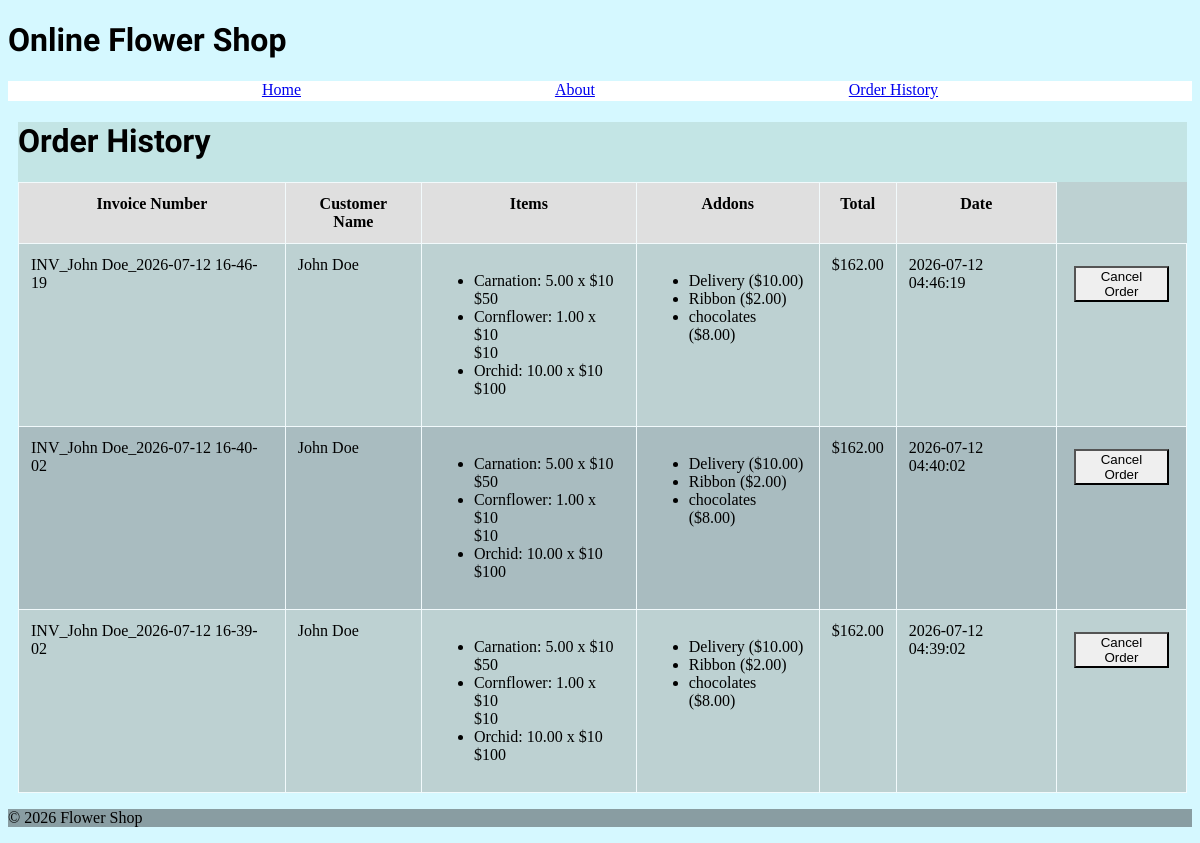
Before: /order with the older database file.
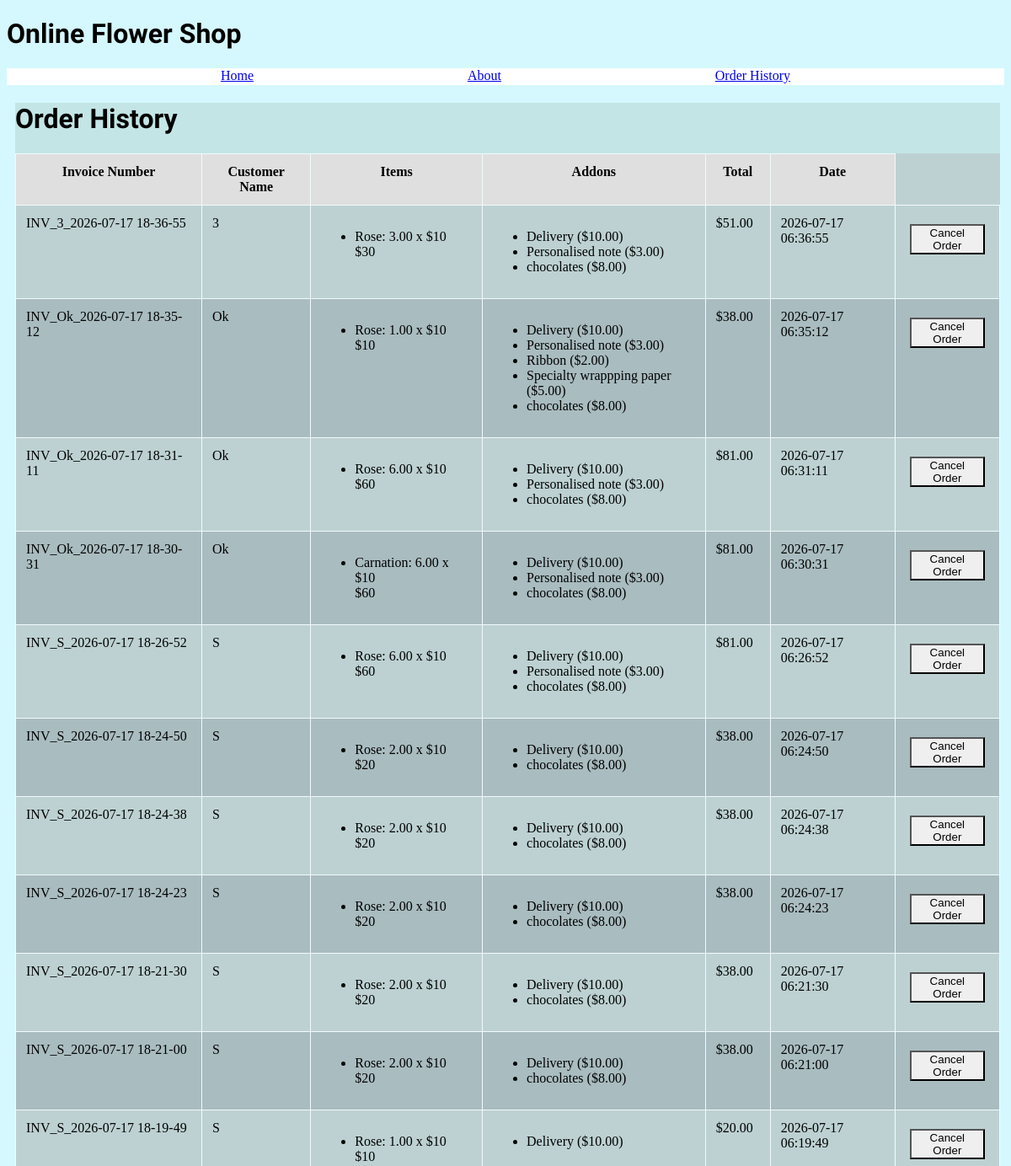
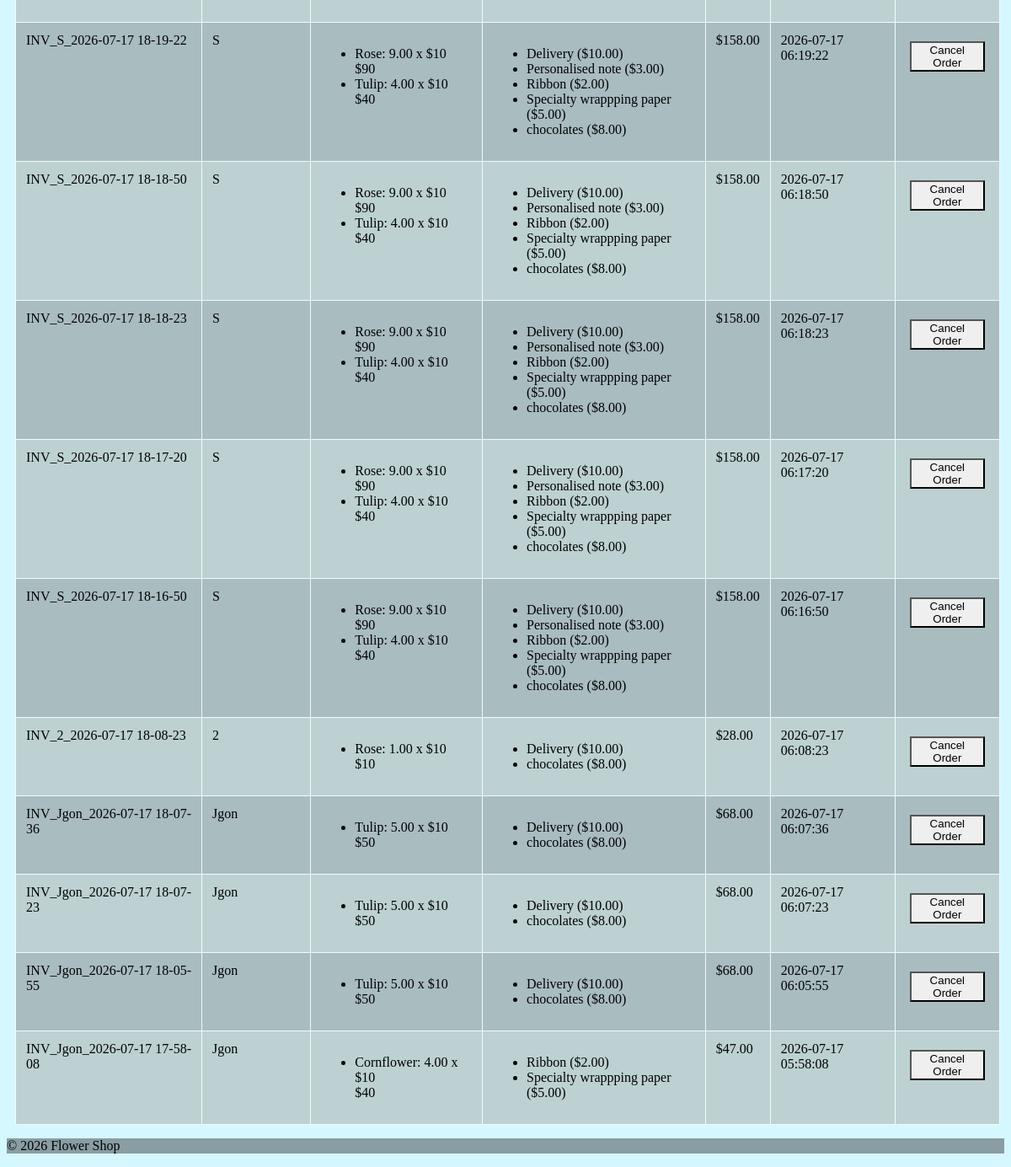
After: the same page with the newer database file (2 pictures, top to bottom).
### tables this page shows
CREATE TABLE orders (
                order_id INTEGER PRIMARY KEY AUTOINCREMENT,
                invoice_number TEXT,
                customer_name TEXT,
                items TEXT,
                addons TEXT,
                total REAL,
                discount_applied BOOLEAN, 
                date TIMESTAMP DEFAULT CURRENT_TIMESTAMP
            );

### app.py (the view)
@app.route('/order')
def order_history():
    with sqlite3.connect('flower_shop.db') as conn:
        cursor = conn.cursor()
        cursor.execute('SELECT * FROM orders ORDER BY date DESC')
        rows = cursor.fetchall()
        orders = []
        for row in rows:
            orders.append({
                'order_id': row[0],
                'invoice_number': row[1],
                'customer_name': row[2],
                'items': json.loads(row[3]),
                'addons': json.loads(row[4]),
                'total': row[5],
                'discount_applied': bool(row[6]),
                'date': row[7]
            })
    return render_template("order_history.html", orders=orders)

### templates/order_history.html (shortened to what this page needs)
{% extends "base.html" %}
{% block content %}
    <!DOCTYPE html>
    <html lang="en">
    <head>
        <link rel="stylesheet" href="{{ url_for('static', filename='css/style.css') }}">
    </head>
        <header>
            <h1 id="mainhead" >Order History</h1>
        </header>
        {% if orders %}
            <table>
                <thead>
                    <tr>
                        <th>Invoice Number</th>
                        <th>Customer Name</th>
                        <th>Items</th>
                        <th>Addons</th>
                        <th>Total</th>
                        <th>Date</th>
                    </tr>
                </thead>
                <tbody>
                    {% for order in orders %}
                        <tr>
                            <td>{{ order['invoice_number'] }}</td>
                            <td>{{ order['customer_name'] }}</td>
                            <td> <ul>
                                {% for item, details in order['items'].items() %}
                                    <li> {{ item }}: {{ '%.2f' % details['quantity'] }} x ${{ details['price'] }} <br>
                                    ${{ details['quantity'] * details['price'] }}
                                    </li>
                                {% endfor %}
                            </ul></td>
                            <td>
                                <ul>
                                    {% for addon, details in order['addons'].items() %}
                                        <li> {{ addon }} (${{ '%.2f' % details }}) </li>
                                    {% endfor %}
                                </ul>
                            </td>
                            <td>${{ "%.2f" % (order['total']) }}</td>
                            <td>{{ order['date'] }}</td>
                            <td>
                            <form action="{{ url_for('cancel_saved_order', order_id=order.order_id) }}" method="post">
                                <button type="submit" id="submit" onclick="return confirm('Are you sure you want to cancel this order?');">Cancel Order</button>
                            </form>
                        </td>
                        </tr>
                    {% endfor %}
                </tbody>
            </table>
        {% else %}
            <p> No past orders found. </p>
        {% endif %}
{% endblock %}

### templates/base.html (shortened to what this page needs)
<!DOCTYPE html>
<html lang="en">
<head>
    <link rel="stylesheet" href="{{ url_for('static', filename='css/style.css') }}">
</head>
<body>
    <header>
        <h1 id="mainhead" id="title">Online Flower Shop</h1>
        <nav>
            <a href="{{ url_for('index') }}">Home</a>
            <a href="{{url_for('about') }}">About</a>
            <a href="{{ url_for('order_history') }}">Order History</a>
        </nav>
    </header>
    <main>
        {% block content %}{% endblock %}
    </main>
    <footer>
        <p>&copy; 2026 Flower Shop</p>
    </footer>
</body>
</html>

### Static/css/style.css (style rules this page uses)
@media screen and (min-width:300px) and (min-height:100px) { body { background-color: rgb(213, 248, 255); } }
@media screen and (min-width:300px) and (min-height:100px) { nav { display: flex; justify-content: space-evenly; height:20px; background-color: rgb(255, 255, 255); border: solid groove; border-color: black; border-width: 10px; } }
@media screen and (min-width:300px) and (min-height:100px) { main { background-color: rgba(163, 193, 183, 0.355); margin: 10px 5px 10px 10px } }
@media screen and (min-width:300px) and (min-height:100px) { #mainhead { text-decoration: wavy; text-decoration-color: aliceblue; font-family: "Saira", sans-serif; font-optical-sizing: auto; font-weight: 520; font-style: normal; font-variation-settings: "wdth" 112.5; } }
@media screen and (min-width:300px) and (min-height:100px) { #submit { border: solid groove; border-color: black; margin: 10px 5px 10px 5px; } }
@media screen and (min-width:300px) and (min-height:100px) { footer { background-color: rgb(137, 157, 162); border: solid groove; } }
@media screen and (min-width:300px) and (min-height:100px) { Table { width: 100%; border-collapse: collapse; background-color: rgb(189, 209, 210); } }
@media screen and (min-width:300px) and (min-height:100px) { th, td { padding: 12px; border: 1px,solid, rgb(242, 250, 252); vertical-align: top; } }
@media screen and (min-width:300px) and (min-height:100px) { th { background-color: rgb(223, 223, 223); } }
@media screen and (min-width:300px) and (min-height:100px) { tr:nth-child(even) { background-color: rgb(169, 188, 192); } }

Changed rows visible on the page:
removed orders: invoice_number "INV_John Doe_2026-07-12 16-46-19", customer_name "John Doe", items "Carnation" "Cornflower" "Orchid", quantity "5.00" "1.00" "10.00", price "10" "10" "10", details "50" "10" "100", items "Delivery" "Ribbon" "chocolates", details "10.00" "2.00" "8.00", total "162.00", date "2026-07-12 04:46:19"
removed orders: invoice_number "INV_John Doe_2026-07-12 16-40-02", customer_name "John Doe", items "Carnation" "Cornflower" "Orchid", quantity "5.00" "1.00" "10.00", price "10" "10" "10", details "50" "10" "100", items "Delivery" "Ribbon" "chocolates", details "10.00" "2.00" "8.00", total "162.00", date "2026-07-12 04:40:02"
removed orders: invoice_number "INV_John Doe_2026-07-12 16-39-02", customer_name "John Doe", items "Carnation" "Cornflower" "Orchid", quantity "5.00" "1.00" "10.00", price "10" "10" "10", details "50" "10" "100", items "Delivery" "Ribbon" "chocolates", details "10.00" "2.00" "8.00", total "162.00", date "2026-07-12 04:39:02"
added orders: invoice_number "INV_3_2026-07-17 18-36-55", customer_name "3", items "Rose", quantity "3.00", price "10", details "30", items "Delivery" "Personalised note" "chocolates", details "10.00" "3.00" "8.00", total "51.00", date "2026-07-17 06:36:55"
added orders: invoice_number "INV_Ok_2026-07-17 18-35-12", customer_name "Ok", items "Rose", quantity "1.00", price "10", details "10", items "Delivery" "Personalised note" "Ribbon" "Specialty wrappping paper" "chocolates", details "10.00" "3.00" "2.00" "5.00" "8.00", total "38.00", date "2026-07-17 06:35:12"
added orders: invoice_number "INV_Ok_2026-07-17 18-31-11", customer_name "Ok", items "Rose", quantity "6.00", price "10", details "60", items "Delivery" "Personalised note" "chocolates", details "10.00" "3.00" "8.00", total "81.00", date "2026-07-17 06:31:11"
added orders: invoice_number "INV_Ok_2026-07-17 18-30-31", customer_name "Ok", items "Carnation", quantity "6.00", price "10", details "60", items "Delivery" "Personalised note" "chocolates", details "10.00" "3.00" "8.00", total "81.00", date "2026-07-17 06:30:31"
added orders: invoice_number "INV_S_2026-07-17 18-26-52", customer_name "S", items "Rose", quantity "6.00", price "10", details "60", items "Delivery" "Personalised note" "chocolates", details "10.00" "3.00" "8.00", total "81.00", date "2026-07-17 06:26:52"
added orders: invoice_number "INV_S_2026-07-17 18-24-50", customer_name "S", items "Rose", quantity "2.00", price "10", details "20", items "Delivery" "chocolates", details "10.00" "8.00", total "38.00", date "2026-07-17 06:24:50"
added orders: invoice_number "INV_S_2026-07-17 18-24-38", customer_name "S", items "Rose", quantity "2.00", price "10", details "20", items "Delivery" "chocolates", details "10.00" "8.00", total "38.00", date "2026-07-17 06:24:38"
added orders: invoice_number "INV_S_2026-07-17 18-24-23", customer_name "S", items "Rose", quantity "2.00", price "10", details "20", items "Delivery" "chocolates", details "10.00" "8.00", total "38.00", date "2026-07-17 06:24:23"
added orders: invoice_number "INV_S_2026-07-17 18-21-30", customer_name "S", items "Rose", quantity "2.00", price "10", details "20", items "Delivery" "chocolates", details "10.00" "8.00", total "38.00", date "2026-07-17 06:21:30"
added orders: invoice_number "INV_S_2026-07-17 18-21-00", customer_name "S", items "Rose", quantity "2.00", price "10", details "20", items "Delivery" "chocolates", details "10.00" "8.00", total "38.00", date "2026-07-17 06:21:00"
added orders: invoice_number "INV_S_2026-07-17 18-19-49", customer_name "S", items "Rose", quantity "1.00", price "10", details "10", items "Delivery", details "10.00", total "20.00", date "2026-07-17 06:19:49"
added orders: invoice_number "INV_S_2026-07-17 18-19-22", customer_name "S", items "Rose" "Tulip", quantity "9.00" "4.00", price "10" "10", details "90" "40", items "Delivery" "Personalised note" "Ribbon" "Specialty wrappping paper" "chocolates", details "10.00" "3.00" "2.00" "5.00" "8.00", total "158.00", date "2026-07-17 06:19:22"
added orders: invoice_number "INV_S_2026-07-17 18-18-50", customer_name "S", items "Rose" "Tulip", quantity "9.00" "4.00", price "10" "10", details "90" "40", items "Delivery" "Personalised note" "Ribbon" "Specialty wrappping paper" "chocolates", details "10.00" "3.00" "2.00" "5.00" "8.00", total "158.00", date "2026-07-17 06:18:50"
added orders: invoice_number "INV_S_2026-07-17 18-18-23", customer_name "S", items "Rose" "Tulip", quantity "9.00" "4.00", price "10" "10", details "90" "40", items "Delivery" "Personalised note" "Ribbon" "Specialty wrappping paper" "chocolates", details "10.00" "3.00" "2.00" "5.00" "8.00", total "158.00", date "2026-07-17 06:18:23"
added orders: invoice_number "INV_S_2026-07-17 18-17-20", customer_name "S", items "Rose" "Tulip", quantity "9.00" "4.00", price "10" "10", details "90" "40", items "Delivery" "Personalised note" "Ribbon" "Specialty wrappping paper" "chocolates", details "10.00" "3.00" "2.00" "5.00" "8.00", total "158.00", date "2026-07-17 06:17:20"
added orders: invoice_number "INV_S_2026-07-17 18-16-50", customer_name "S", items "Rose" "Tulip", quantity "9.00" "4.00", price "10" "10", details "90" "40", items "Delivery" "Personalised note" "Ribbon" "Specialty wrappping paper" "chocolates", details "10.00" "3.00" "2.00" "5.00" "8.00", total "158.00", date "2026-07-17 06:16:50"
added orders: invoice_number "INV_2_2026-07-17 18-08-23", customer_name "2", items "Rose", quantity "1.00", price "10", details "10", items "Delivery" "chocolates", details "10.00" "8.00", total "28.00", date "2026-07-17 06:08:23"
added orders: invoice_number "INV_Jgon_2026-07-17 18-07-36", customer_name "Jgon", items "Tulip", quantity "5.00", price "10", details "50", items "Delivery" "chocolates", details "10.00" "8.00", total "68.00", date "2026-07-17 06:07:36"
added orders: invoice_number "INV_Jgon_2026-07-17 18-07-23", customer_name "Jgon", items "Tulip", quantity "5.00", price "10", details "50", items "Delivery" "chocolates", details "10.00" "8.00", total "68.00", date "2026-07-17 06:07:23"
added orders: invoice_number "INV_Jgon_2026-07-17 18-05-55", customer_name "Jgon", items "Tulip", quantity "5.00", price "10", details "50", items "Delivery" "chocolates", details "10.00" "8.00", total "68.00", date "2026-07-17 06:05:55"
added orders: invoice_number "INV_Jgon_2026-07-17 17-58-08", customer_name "Jgon", items "Cornflower", quantity "4.00", price "10", details "40", items "Ribbon" "Specialty wrappping paper", details "2.00" "5.00", total "47.00", date "2026-07-17 05:58:08"
